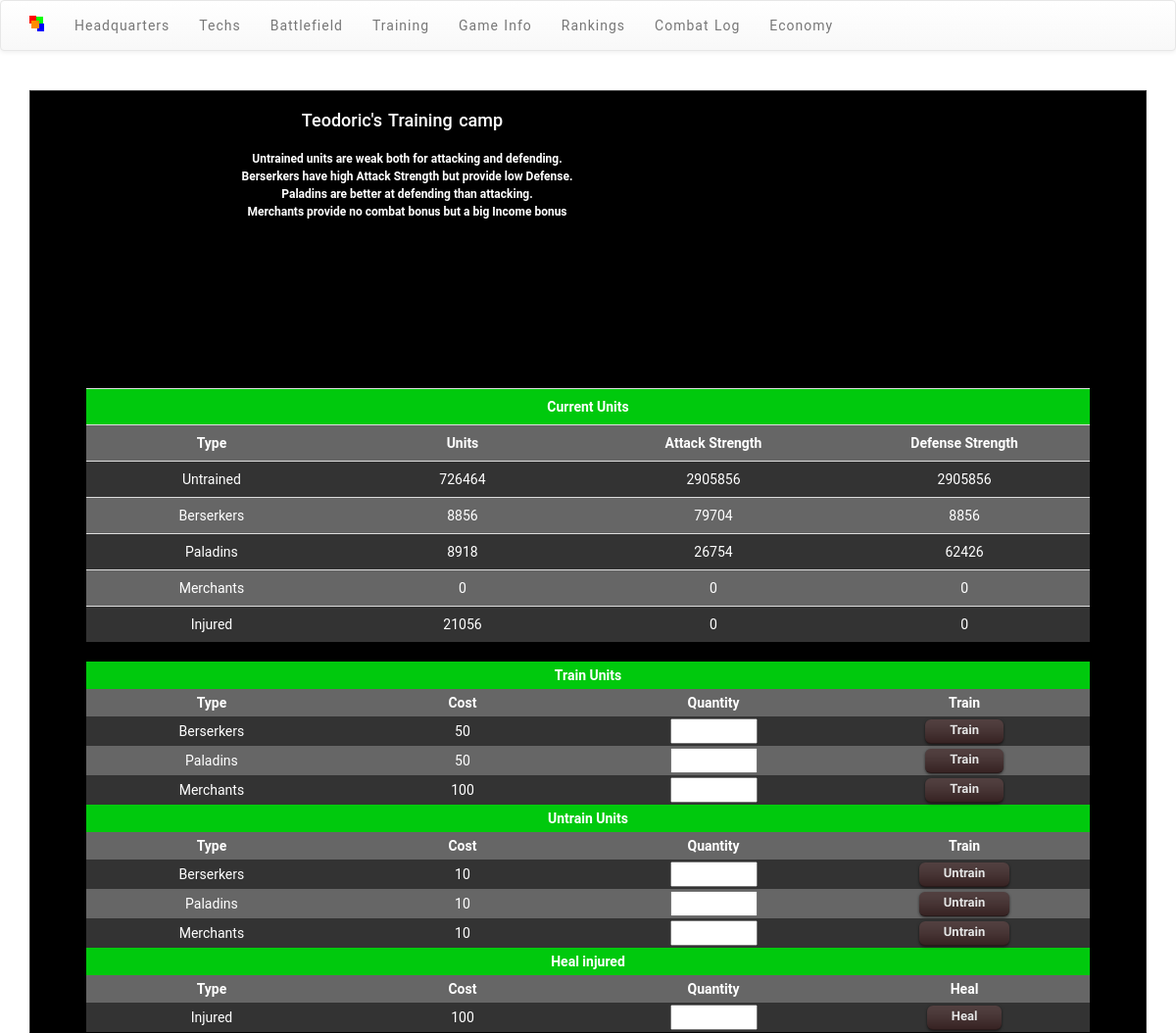
The page /training.php (signed in) on the database its author committed.
### tables this page shows
CREATE TABLE `units` (
  `id_usuario` int(11) NOT NULL,
  `untrained` int(11) NOT NULL DEFAULT '0',
  `injured` int(11) NOT NULL DEFAULT '0',
  `berserkers` int(11) NOT NULL DEFAULT '0',
  `paladins` int(11) NOT NULL DEFAULT '0',
  `merchants` int(11) NOT NULL DEFAULT '0',
  PRIMARY KEY (`id_usuario`)
);

### includes/funciones.php (called while the page is built, shortened)
<?php
function getUnits($usuario){
	$sql = "select * from units where id_usuario = $usuario->id";
	if (!$sql){
		echo "Error en la consulta SQL para getUnits";
	}
	else {
		$result = mysql_query($sql);
		if(mysql_num_rows($result)<=0){
			echo "El usuario no existe o no tiene unidades";
		}
		else return mysql_fetch_object($result);
	}
}
?>

### includes/body_training.php (the view, shortened to what this page needs)
<?php
if (isset($_SESSION['userid'])){
$sql = mysql_query("SELECT * FROM usuarios WHERE id=$_SESSION[userid]");
$usuario = mysql_fetch_object($sql);
$units = getUnits($usuario);
$untrained = $units->untrained;
$berserkers = $units->berserkers;
$paladins = $units->paladins;
$merchants = $units->merchants;
$injured = $units->injured;
echo "<h2>$_SESSION[nombre]'s Training camp</h2>";
echo
"<div class='tips'>
<span class=''>Untrained</span> units are weak both for attacking and defending.<br />
<span class=''>Berserkers</span> have high Attack Strength but provide low Defense.<br />
<span class=''>Paladins</span> are better at defending than attacking.<br />
<span class=''>Merchants</span> provide no combat bonus but a big Income bonus<br />
</div>";
echo
"<table class='stats table'>
<tr class='$racestyle'>
<th class='titulo' colspan='4'>Current Units</th>
</tr>
<tr class='impar'>
<th width='25%'>Type</th><th width='25%'>Units</th><th width='25%'>Attack Strength</th><th width='25%'>Defense Strength</th>
</tr>
<tr class='par'>
<td>Untrained</td><td>$untrained</td><td>".untrained_atk*$untrained."</td><td>".untrained_def*$untrained."</td>
</tr>
<tr class='impar'>
<td>Berserkers</td><td>$berserkers</td><td>".berserkers_atk*$berserkers."</td><td>".berserkers_def*$berserkers."</td>
</tr>
<tr class='par'>
<td>Paladins</td><td>$paladins</td><td>".paladins_atk*$paladins."</td><td>".paladins_def*$paladins."</td>
</tr>
<tr class='impar'>
<td>Merchants</td><td>$merchants</td><td>".merchants_atk*$merchants."</td><td>".merchants_def*$merchants."</td>
</tr>
<tr class='par'>
<td>Injured</td><td>$injured</td><td>".injured_atk*$injured."</td><td>".injured_def*$injured."</td>
</tr>
</table>";
echo
"
<table class='stats'>
<tr class='$racestyle'>
<th class='titulo' colspan='4'>Train Units</th>
</tr>
<tr class='impar'>
<th width='25%'>Type</th><th width='25%'>Cost</th><th width='25%'>Quantity</th><th width='25%'>Train</th>
</tr>
<form action='".$_SERVER['PHP_SELF']."' name='berserkers' method='post'>
<tr class='par'>
<td>Berserkers</td><td>".berserker_cost."</td><td><input size='6' type='text' name='quantity_berserkers'/></td><td><input type='submit' class='button black small' value='Train' name='submit'></td>
</tr></form>
<form action='".$_SERVER['PHP_SELF']."' name='paladins' method='post'>
<tr class='impar'>
<td>Paladins</td><td>".paladin_cost."</td><td><input size='6' type='text' name='quantity_paladins'/></td><td><input type='submit' class='button black small' value='Train' name='submit'></td>
</tr></form>
<form action='".$_SERVER['PHP_SELF']."' name='merchants' method='post'>
<tr class='par'>
<td>Merchants</td><td>".merchants_cost."</td><td><input size='6' type='text' name='quantity_merchants'/></td><td><input type='submit' class='button black small' value='Train' name='submit'></td>
</tr></form>
</table>
";
echo
"
<table class='stats'>
<tr class='$racestyle'>
<th class='titulo' colspan='4'>Untrain Units</th>
</tr>
<tr class='impar'>
<th width='25%'>Type</th><th width='25%'>Cost</th><th width='25%'>Quantity</th><th width='25%'>Train</th>
</tr>
<form action='".$_SERVER['PHP_SELF']."' name='berserkers' method='post'>
<tr class='par'>
<td>Berserkers</td><td>".untrain_cost."</td><td><input size='6' type='text' name='untrain_berserkers'/></td><td><input type='submit' class='button black small' value='Untrain' name='submit'></td>
</tr></form>
<form action='".$_SERVER['PHP_SELF']."' name='paladins' method='post'>
<tr class='impar'>
<td>Paladins</td><td>".untrain_cost."</td><td><input size='6' type='text' name='untrain_paladins'/></td><td><input type='submit' class='button black small' value='Untrain' name='submit'></td>
</tr></form>
<form action='".$_SERVER['PHP_SELF']."' name='merchants' method='post'>
<tr class='par'>
<td>Merchants</td><td>".untrain_cost."</td><td><input size='6' type='text' name='untrain_merchants'/></td><td><input type='submit' class='button black small' value='Untrain' name='submit'></td>
</tr></form>
</table>
";
echo
"
<table class='stats'>
<tr class='$racestyle'>
<th class='titulo' colspan='4'>Heal injured</th>
</tr>
<tr class='impar'>
<th width='25%'>Type</th><th width='25%'>Cost</th><th width='25%'>Quantity</th><th width='25%'>Heal</th>
</tr>
<form action='".$_SERVER['PHP_SELF']."' name='injured' method='post'>
<tr class='par'>
<td>Injured</td><td>".injured_cost."</td><td><input size='6' type='text' name='heal_injured'/></td><td><input type='submit' class='button black small' value='Heal' name='submit'></td>
</tr></form>
</table>
";
}
else {
}
?>

### css/goldies.css (style rules this page uses)
html, body { background: white; color: white; }
h1, h2, h3, h4 { font-family: "Roboto", sans-serif; text-align: center; }
h2 { color: white; font-size: 18px; word-spacing: 2px; }
.button, .button:visited { background: #222 url(../img/overlay.png) repeat-x; display: inline-block; padding: 3px 8px 4px; color: #E5E5E5; font-family: "Signika", "Roboto", sans-serif; text-decoration: none; -moz-border-radius: 6px; -webkit-border-radius: 6px; -moz-box-shadow: 0 1px 3px rgba(0, 0, 0, 0.6); -webkit-box-shadow: 0 1px 3px rgba(0, 0, 0, 0.6); text-shadow: 0 -1px 1px rgba(0, 0, 0, 0.25); border-top: 0px; border-left: 0px; border-right: 0px; border-bottom: 1px solid rgba(0, 0, 0, 0.25); position: relative; cursor: pointer; }
.small.button, .small.button:visited { font-size: 13px; padding: 3px 25px 4px; }
.button, .button:visited, .medium.button, .medium.button:visited { font-size: 15px; font-weight: bold; line-height: 1.3; text-shadow: 0 -1px 1px rgba(0, 0, 0, 0.25); }
.black.button, .black.button:visited { background-color: #180000; }
table.stats { font-family: "Roboto", sans-serif; color: white; text-align: center; padding: 10px; width: 90%; margin-left: auto; margin-right: auto; }
.greens { background-color: #00C90D; }
tr.par { background-color: #333333; }
tr.impar { background-color: #666666; }
.stats td { padding: 2px; }
.stats th { padding: 4px; }
div.tips { font-family: "Roboto", sans-serif; font-size: 12px; color: white; text-align: center; font-weight: bold; padding: 10px; line-height: 1.5em; }
.titulo { padding: 5px; }
th { text-align: center; }

### rows shown on the page
units: untrained "726464", untrained_atk*$untrained "2905856", untrained_def*$untrained "2905856", berserkers "8856", berserkers_atk*$berserkers "79704", berserkers_def*$berserkers "8856", paladins "8918", paladins_atk*$paladins "26754", paladins_def*$paladins "62426", merchants "0", merchants_atk*$merchants "0", merchants_def*$merchants "0", injured "21056", injured_atk*$injured "0", injured_def*$injured "0"

### other values the page prints
$_SESSION[nombre] "Teodoric"
berserker_cost "50"
paladin_cost "50"
merchants_cost "100"
untrain_cost "10"
injured_cost "100"
